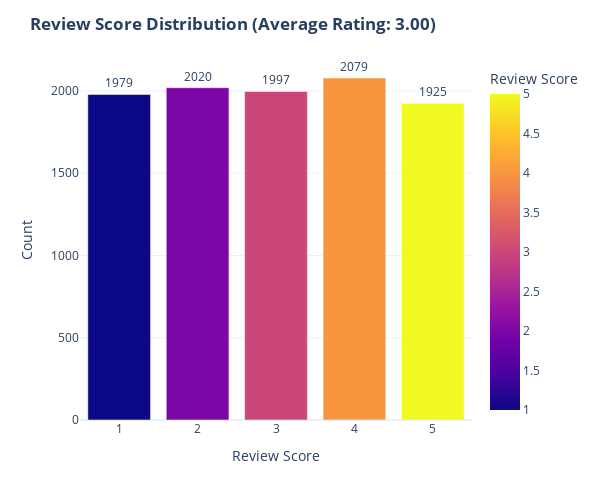

The cell this chart's notebook holds for it:
### Markdown cell above
#### Q5: What is the average review score given by customers?

### Code cell
import plotly.express as px
import pandas as pd

average_rating = df['Review Score (1-5)'].mean()
score_counts = df['Review Score (1-5)'].value_counts().sort_index()
score_df = pd.DataFrame({
    'Review Score': score_counts.index,
    'Count': score_counts.values
})


fig = px.bar(
    score_df,
    x='Review Score',
    y='Count',
    text='Count',              
    color='Review Score',     
    color_discrete_sequence=px.colors.qualitative.Pastel
)

fig.update_traces(textposition='outside')  
fig.update_layout(
    height=500,
    width=600,
    title=f'<b>Review Score Distribution (Average Rating: {average_rating:.2f})</b>',
    xaxis_title='Review Score',
    yaxis_title='Count',
    template='plotly_white',
    xaxis=dict(tickmode='linear')
)

fig.show()

### Figure 1 — Plotly figure (JSON) as saved in the notebook; plotly's stock layout.template omitted (floating-point values rounded to 4 significant figures)
{"data": [{"hovertemplate": "Review Score=%{marker.color}<br>Count=%{text}<extra></extra>", "legendgroup": "", "marker": {"color": [1, 2, 3, 4, 5], "coloraxis": "coloraxis", "pattern": {"shape": ""}}, "name": "", "orientation": "v", "showlegend": false, "text": [1979.0, 2020.0, 1997.0, 2079.0, 1925.0], "textposition": "outside", "type": "bar", "x": [1, 2, 3, 4, 5], "xaxis": "x", "y": [1979, 2020, 1997, 2079, 1925], "yaxis": "y"}], "layout": {"barmode": "relative", "coloraxis": {"colorbar": {"title": {"text": "Review Score"}}, "colorscale": [[0, "#0d0887"], [0.1111, "#46039f"], [0.2222, "#7201a8"], [0.3333, "#9c179e"], [0.4444, "#bd3786"], [0.5556, "#d8576b"], [0.6667, "#ed7953"], [0.7778, "#fb9f3a"], [0.8889, "#fdca26"], [1, "#f0f921"]]}, "height": 500, "legend": {"tracegroupgap": 0}, "margin": {"t": 60}, "title": {"text": "<b>Review Score Distribution (Average Rating: 3.00)</b>"}, "width": 600, "xaxis": {"anchor": "y", "domain": [0, 1], "tickmode": "linear", "title": {"text": "Review Score"}}, "yaxis": {"anchor": "x", "domain": [0, 1], "title": {"text": "Count"}}}}
